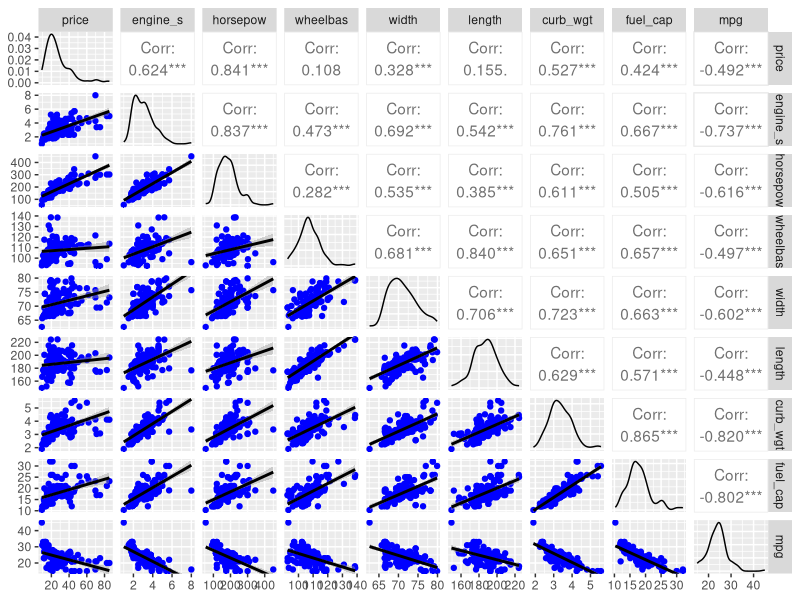
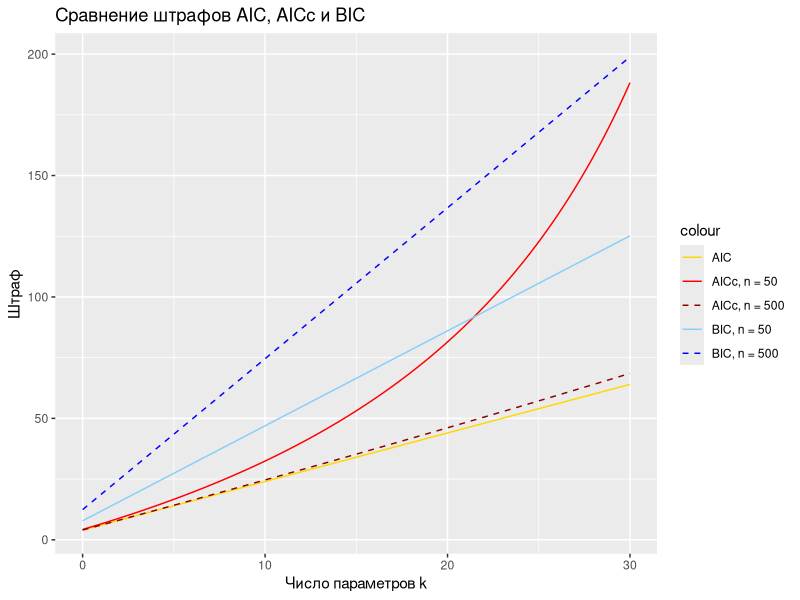
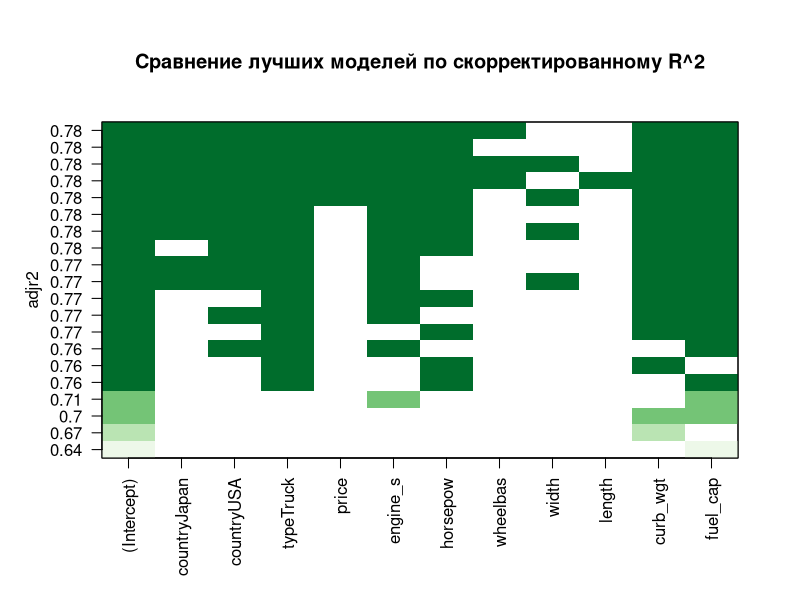
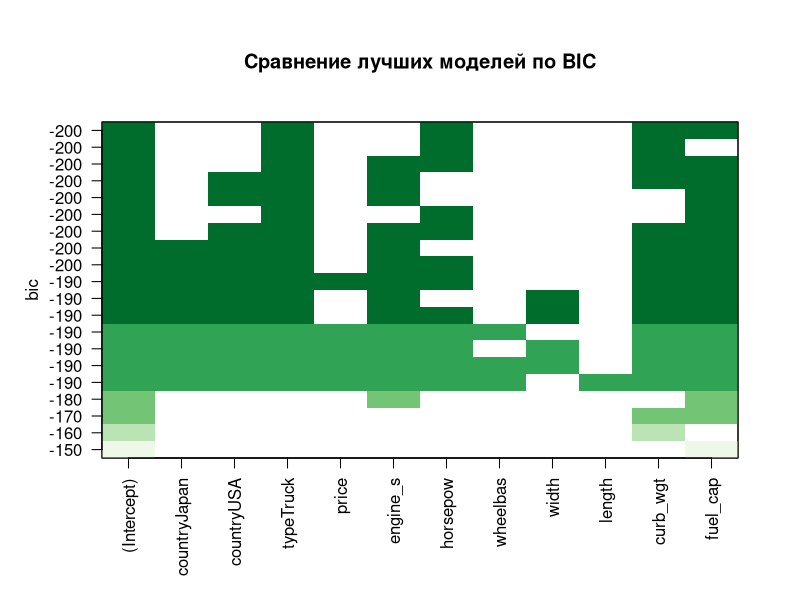
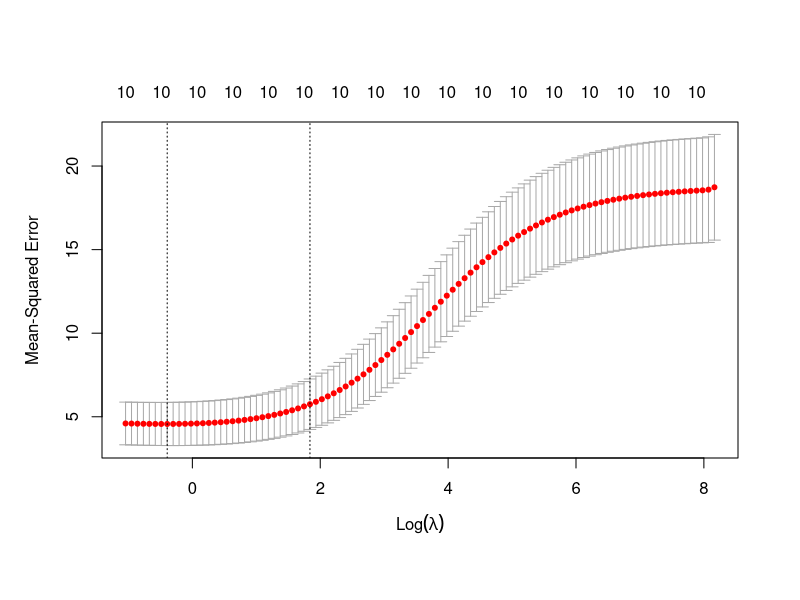
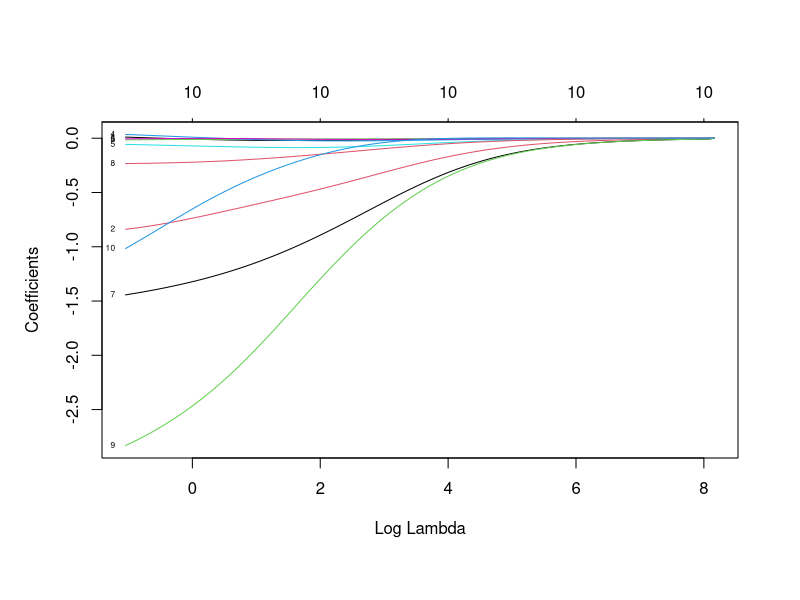
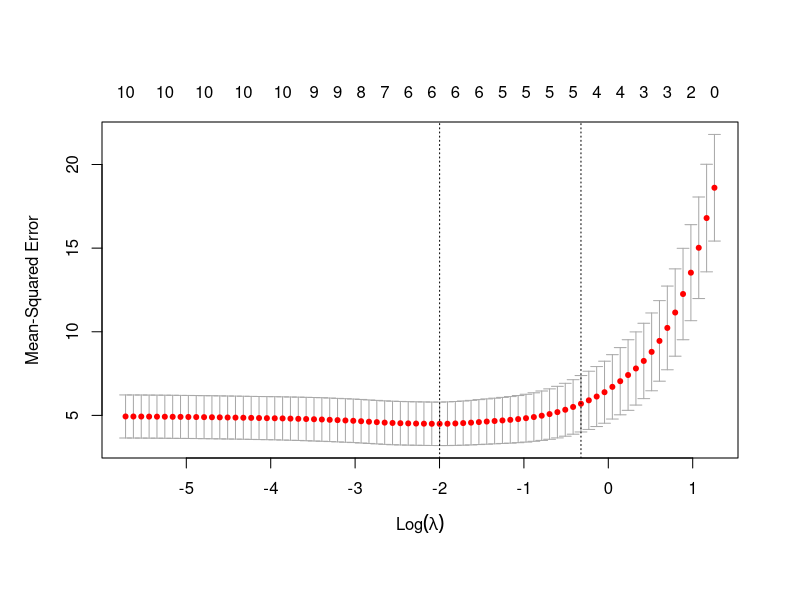
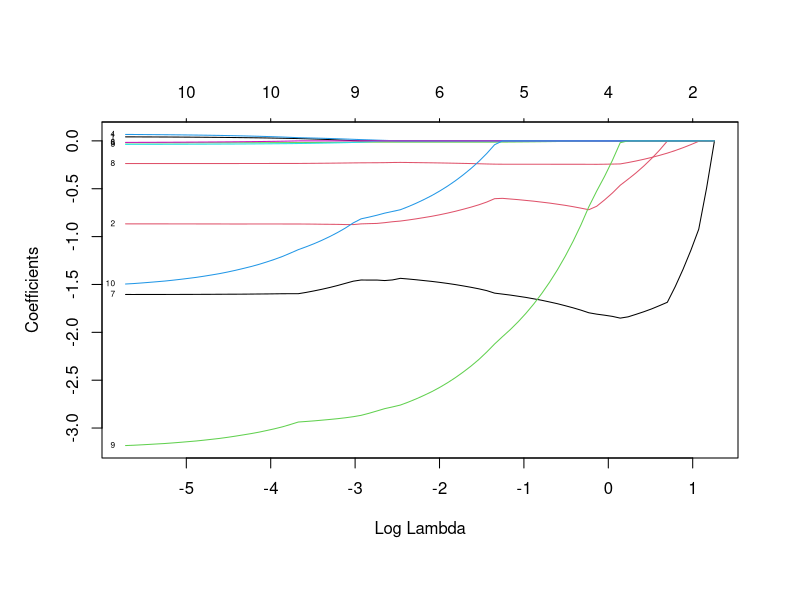

Write the R code that produced these figures, in order.
## ---- chunk 1
knitr::opts_chunk$set(echo = TRUE, warning = FALSE)
options(width = 85) # ширина текстового вывода
options(digits = 3) # число знаков после запятой в выводе 
## ---- chunk 2
library(readr) # считывание данных из текстовых файлов
library(memisc) # удобное сравнение моделей в таблице
library(tidyverse) # манипулирование данными 
library(ggplot2) # визуализация 
library(ggfortify) # визуализация диагностических графиков
library(modelr) # вспомогательные функции для работы с моделями
library(broom) # преобразование результатов моделирования в табличный вид
library(GGally) # построение матрицы диаграмм рассеяния 
library(car) # функции для степенных преобразований
library(forcats) # работа с факторами
library(glmnet) # Лассо и ридж-регрессия
## ---- chunk 3
cars <- read_csv2("datasets/cars.csv", skip = 25) 
## ---- chunk 4
cars <- na.omit(cars)
## ---- chunk 5

# Матрица диаграмм рассеяния
cars %>% 
  select_if(is.numeric) %>%
  ggpairs(lower = list(continuous = wrap("smooth_lm", color = 'blue')))
## ---- chunk 6
m_wgtpow <- lm(mpg ~ curb_wgt + horsepow, data = cars)
m_wgtpowfuel <- lm(mpg ~ curb_wgt + horsepow + fuel_cap, data = cars)

memisc::mtable(m_wgtpow, m_wgtpowfuel)
## ---- chunk 7
round(vcov(m_wgtpowfuel), 3) 
## ---- chunk 8
vif(m_wgtpowfuel) %>% 
  round(1)
## ---- chunk 9

cars_multi <- cars %>%
  mutate(width_cm = width * 2.54)

m_width_cm <- lm(mpg ~ width_cm, data = cars_multi)
coef(m_width_cm) # нет проблем

m_width_both <- lm(mpg ~ width + width_cm, data = cars_multi)
coef(m_width_both) # одна из линейно зависимых переменных автоматически исключена
## ---- chunk 10
cars_dummy <- cars %>%
  mutate(truck = ifelse(type == 'Truck', 1, 0), 
         automobile = ifelse(type == 'Automobile', 1, 0))

m_dummy <- lm(mpg ~ horsepow + truck + automobile, data = cars_dummy)
coef(m_dummy) # Включена только одна фиктивная переменная
## ---- chunk 11

m_full <- lm(mpg ~ ., data = dplyr::select(cars, country:mpg)) # Символ . обозначает все переменные в таблице

summary(m_full)

vif(m_full) %>% round(1)

## ---- chunk 12

f_AIC <- function(k) { 
  2 * (k + 2)
}

f_AICc <- function(k, n) {
  f_AIC(k) + 2 * (k + 2) * (k + 3) / (n - k - 3)
}

f_BIC <- function(k, n) {
  (k + 2) * log(n)
}


ggplot(data = tibble(k = seq(0, 30)), 
       mapping = aes(x = k)) +
  stat_function(mapping = aes(colour = "AIC"), 
                fun = f_AIC) +
  
  stat_function(mapping = aes(colour = "AICc, n = 50"), 
                fun = f_AICc, args = list(n = 50)) +
  
  stat_function(mapping = aes(colour = "AICc, n = 500"), 
                fun = f_AICc, args = list(n = 500), 
                linetype = 'dashed' ) +


  stat_function(mapping = aes(colour = "BIC, n = 50"), 
                fun = f_BIC, args = list(n = 50)) +
  
  stat_function(mapping = aes(colour = "BIC, n = 500"), 
                fun = f_BIC, args = list(n = 500), 
                linetype = 'dashed' ) +
  
  scale_colour_manual(values = c("gold", "red", "darkred", "lightskyblue", "blue")) +
  
  labs(title = "Сравнение штрафов AIC, AICc и BIC",
       x = "Число параметров k",
       y = "Штраф")

## ---- chunk 13
best_models <- leaps::regsubsets(mpg ~ ., # рассматриваем все возможные предикторы
                                 nbest = 2,  # две лучших модели для каждого числа предикторов
                                 nvmax = 10, # максимально 10 переменных в модели, по умолчанию - 8
                                 data = dplyr::select(cars, country:mpg))

# Сводка по моделям
summary(best_models) 

## ---- chunk 14

# Создаем палитру менее депрессивных цветов
# См. RColorBrewer::display.brewer.all()
mycolors <- rev(RColorBrewer::brewer.pal(n = 5, name = 'Greens')) 

# Визуализация моделей
plot(best_models, scale = "adjr2", col = mycolors,
     main = "Сравнение лучших моделей по скорректированному R^2")

## ---- chunk 15
# Визуализация моделей
plot(best_models, scale = "bic", col = mycolors, 
     main = "Сравнение лучших моделей по BIC")

## ---- chunk 16

m_backward <- stepAIC(m_full, direction = "backward")

## ---- chunk 17

# Нулевая модель
m_null <- lm(mpg ~ 1, data = dplyr::select(cars, country:mpg))

# Прямое включение
m_forward <- stepAIC(m_null, 
                     scope = list(lower = m_null, upper = m_full),
                     direction = 'forward')

## ---- chunk 18
m_stepwise <- stepAIC(m_null, 
                      scope = list(lower = m_null, upper = m_full), 
                      direction = 'both')
## ---- chunk 19
m_stepwise_BIC <- stepAIC(m_null, 
                      scope = list(lower = m_null, upper = m_full), 
                      direction = 'both',
                      k = log(nrow(cars))) # в BIC штраф = (k + 2) * log(n)

## ---- chunk 20

m_best <- lm(mpg ~ type + horsepow + curb_wgt + fuel_cap, data = cars)

memisc::mtable(m_backward, m_forward, m_stepwise, m_stepwise_BIC, m_best)
## ---- chunk 21
y <- cars$mpg

X <- cars %>%
  mutate(truck = ifelse(type == 'Truck', 1, 0), 
         europe = ifelse(country == 'Europe', 1, 0)) %>%
  select(-(manufact:type), -mpg) %>%
  as.matrix()

head(X, 4) 
## ---- chunk 22

# Подбор параметра lambda
set.seed(12345)
cv_ridge <- cv.glmnet(X, y, alpha = 0, parallel = T)


# Зависимость ошибки модели на тестовой выборке от параметра lambda
plot(cv_ridge, xvar = "lambda")

# Зависимость коэффициентов от параметра lambda
plot(cv_ridge$glmnet.fit, xvar = "lambda", label = T)

## ---- chunk 23


# Лучшее значение коэффициента lambda
cat("Минимальная ошибка при lambda =", cv_ridge$lambda.min, "\n\n")


# Коэффициенты модели с минимальной ошибкой на тестовой выборке
coef(cv_ridge, s = c(0, cv_ridge$lambda.min))

## ---- chunk 24

new_car <- tibble( # таблица с одной строкой
   price = 40,
   engine_s = 4,
   horsepow = 300,
   wheelbas = 130,
   width = 70,
   length = 200,
   curb_wgt = 4,
   fuel_cap = 20,
   truck = 0,
   europe = 1) %>% 
  as.matrix() # преобразовали  в матрицу 

new_car 
## ---- chunk 25

# Прогноз
pred <- predict(cv_ridge, newx = new_car, s = c(0, cv_ridge$lambda.min))

# Вывод результата
colnames(pred) <- c("Без регуляризации", "С регуляризацией")
pred
## ---- chunk 26

# Подбор параметра lambda
set.seed(12345)
cv_lasso <- cv.glmnet(X, y, alpha = 1, parallel = T)


# Зависимость ошибки модели на тестовой выборке от параметра lambda
plot(cv_lasso, xvar = "lambda")


# Зависимость коэффициентов от параметра lambda
plot(cv_lasso$glmnet.fit, xvar = "lambda", label = T)

## ---- chunk 27

# Лучшее значение коэффициента lambda
cat("Минимальная ошибка при lambda =", cv_lasso$lambda.min, "\n\n")



# Коэффициенты модели с минимальной ошибкой на тестовой выборке
coef(cv_lasso, s = c(0, cv_lasso$lambda.min))

## ---- chunk 28

# Прогноз
pred <- predict(cv_lasso, newx = new_car, s = c(0, cv_lasso$lambda.min))

# Вывод результата
colnames(pred) <- c("Без регуляризации", "С регуляризацией")

pred

## ---- chunk 29
tidy(m_stepwise_BIC)

## ---- chunk 30
cars_dummy %>% 
  select(curb_wgt, fuel_cap, truck, horsepow) %>%
  map(range) %>% 
  as_tibble()
## ---- chunk 31

cars_dummy_z <- cars_dummy  %>%
  mutate_if(is.numeric, scale)

cars_dummy_z_tall <- cars_dummy_z %>% 
  select(curb_wgt, fuel_cap, truck, horsepow, mpg) %>% 
  gather(key = "Переменная", value = "Значение", curb_wgt:mpg)

# Описательная статистика
cars_dummy_z_tall %>% 
  group_by(`Переменная`) %>%
  summarize(`Среднее` = round(mean(`Значение`), 3), 
            `Стандартное отклонение` = sd(`Значение`))

# Визуализация распределений
ggplot(data = cars_dummy_z_tall) +
  geom_density(aes(x = `Значение`, colour = `Переменная`)) +
  labs(title = "Распределения переменных после стандартизации",
       y = "Плотность")

## ---- chunk 32

m_stepwise_BIC_z <- lm(mpg ~ curb_wgt + fuel_cap + truck + horsepow, data = cars_dummy_z) 

tidy(m_stepwise_BIC_z) %>%
  mutate_if(is.numeric, round, digits = 4)

## ---- chunk 33

scale2 <- function(x) {
  scale(x)/2
}

cars_2z <- cars  %>%
  mutate_if(is.numeric, scale2)

## ---- chunk 34

m_stepwise_BIC_2z <- lm(mpg ~ curb_wgt + fuel_cap + type + horsepow, data = cars_2z) 

tidy(m_stepwise_BIC_2z) %>%
  mutate_if(is.numeric, round, digits = 4)

## ---- chunk 35
tidy(m_stepwise_BIC) %>% select(term:estimate)
## ---- chunk 36

cars_c <- cars %>% 
  mutate_at(c("curb_wgt", "fuel_cap", "horsepow"), # к каким переменным применить центрирование
            scale, # применяемая функция
            scale = F) %>% # отключить масштабирование путем деления на стандартное отклонение
  mutate(horsepow = horsepow / 100) # мощность теперь измеряется в сотнях л.с.


cars_c %>% head(3)

## ---- chunk 37
m_stepwise_BIC_c <- lm(mpg ~ curb_wgt + fuel_cap + type + horsepow, data = cars_c) 

mtable(m_stepwise_BIC, m_stepwise_BIC_c)

## ---- chunk 38
autoplot(m_stepwise_BIC)
## ---- chunk 39
fit_stepwise_BIC <- m_stepwise_BIC %>% 
  fortify() %>% # сохранили остатки, предсказания и показатели влиятельности в набор
  merge(., cars) # добавили исходные данные (merge удаляет дублирующиеся при слиянии столбцы)

ggplot(fit_stepwise_BIC, aes(.fitted, mpg)) +
  geom_point(aes(size = .cooksd, colour = .hat)) +
  geom_line(aes(.fitted, .fitted), 
            colour = "red", linetype = "dashed") +
  scale_colour_gradient(low = "black", high = "red") +
  ggrepel::geom_label_repel(
    data = filter(fit_stepwise_BIC, .cooksd > 4/nrow(cars)),
    mapping = aes(label = model), alpha = 0.25) +
  labs(title = "Влиятельные наблюдения",
       x = "Прогноз mpg", y = "Факт mpg", 
       colour = "Леверидж", size = "Расстояние Кука")
 
## ---- chunk 40

ggplot(fit_stepwise_BIC, aes(.fitted, .resid)) +
  geom_point(aes(size = .cooksd, colour = .hat)) +
  geom_hline(yintercept = 0,
            colour = "red", linetype = "dashed") +
  scale_colour_gradient(low = "black", high = "red") +
  ggrepel::geom_label_repel(
    data = filter(fit_stepwise_BIC, .cooksd > 4/nrow(cars)),
    mapping = aes(label = model), alpha = 0.25) +
  labs(title = "Зависимость остатков от предсказанных значений",
       x = "Прогноз mpg", y = "Остаток", 
       colour = "Леверидж", size = "Расстояние Кука")
 
## ---- chunk 41
powerTransform(m_stepwise_BIC)
## ---- chunk 42

m_log <- lm(log10(mpg)  ~ curb_wgt + fuel_cap + type + horsepow, data = cars)

tidy(m_log) %>% mutate_if(is.numeric, round, digits = 3)

## ---- chunk 43
autoplot(m_log)
## ---- chunk 44
fit_cars_stepwise <- cars %>% 
  add_residuals(m_stepwise_BIC) %>%
  gather(key = "Переменная", value = "Значение", price:fuel_cap)

ggplot(fit_cars_stepwise, aes(x = `Значение`, y = `resid`)) +
  geom_point() + 
  geom_smooth(se = F) +
  facet_wrap(~ `Переменная`, scales = "free_x", ncol = 2) +
  labs(title = "Остатки исходной модели в зависимости от других переменных",
       y = "Остаток", x = NULL)
## ---- chunk 45

m_poly <- lm(mpg  ~ curb_wgt + I(curb_wgt^2) + I(curb_wgt^3) + I(curb_wgt^4) + 
            fuel_cap + type + horsepow,
             data = cars)

mtable(m_stepwise_BIC, m_poly)


## ---- chunk 46
autoplot(m_poly)
## ---- chunk 47
fit_cars_poly <- cars %>% 
  add_residuals(m_poly) %>%
  gather(key = "Переменная", value = "Значение", price:fuel_cap)

ggplot(fit_cars_poly, aes(x = `Значение`, y = `resid`)) +
  geom_point() + 
  geom_smooth(se = F) +
  facet_wrap(~ `Переменная`, scales = "free_x", ncol = 2) +
  labs(title = "Остатки полиномиальной модели в зависимости от других переменных",
       y = "Остаток", x = NULL)
## ---- chunk 48
fit_cars_poly <- m_poly %>% 
  fortify() %>% # сохранили остатки, предсказания и показатели влиятельности в набор
  merge(., cars) # добавили исходные данные (merge удаляет дублирующиеся при слиянии столбцы)

ggplot(fit_cars_poly, aes(.fitted, mpg)) +
  geom_point(aes(size = .cooksd, colour = .hat)) +
  geom_line(aes(.fitted, .fitted), 
            colour = "red", linetype = "dashed") +
  scale_colour_gradient(low = "black", high = "red") +
  ggrepel::geom_label_repel(
    data = filter(fit_cars_poly, .cooksd > 4/nrow(cars)),
    mapping = aes(label = model), alpha = 0.25) +
  labs(title = "Влиятельные наблюдения",
       x = "Прогноз mpg", y = "Факт mpg", 
       colour = "Леверидж", size = "Расстояние Кука")
 
## ---- chunk 49

ggplot(fit_cars_poly, aes(.fitted, .resid)) +
  geom_point(aes(size = .cooksd, colour = .hat)) +
  geom_hline(yintercept = 0,
            colour = "red", linetype = "dashed") +
  scale_colour_gradient(low = "black", high = "red") +
  ggrepel::geom_label_repel(
    data = filter(fit_cars_poly, .cooksd > 4/nrow(cars)),
    mapping = aes(label = model), alpha = 0.25) +
  labs(title = "Зависимость остатков от предсказанных значений",
       x = "Прогноз mpg", y = "Остаток", 
       colour = "Леверидж", size = "Расстояние Кука")
 
